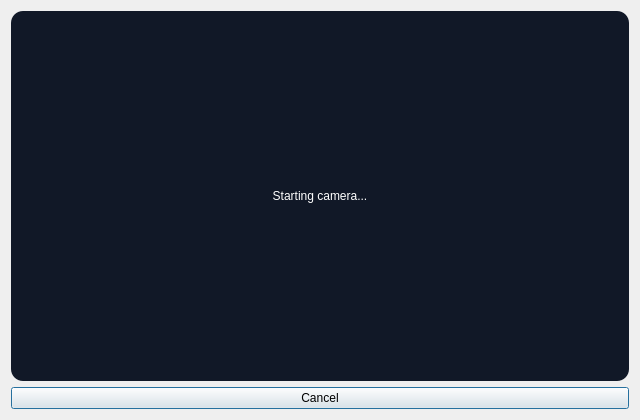
<?xml version="1.0" encoding="UTF-8"?>
<ui version="4.0">
 <class>faceid</class>
 <widget class="QDialog" name="faceid">
  <property name="geometry">
   <rect>
    <x>0</x>
    <y>0</y>
    <width>640</width>
    <height>420</height>
   </rect>
  </property>
  <property name="windowTitle">
   <string>Face ID</string>
  </property>
  <layout class="QVBoxLayout" name="verticalLayout">
   <item>
    <widget class="QLabel" name="label">
     <property name="minimumSize">
      <size>
       <width>0</width>
       <height>320</height>
      </size>
     </property>
     <property name="styleSheet">
      <string notr="true">background-color: #111827; color: white; border-radius: 12px; padding: 16px;</string>
     </property>
     <property name="alignment">
      <set>Qt::AlignCenter</set>
     </property>
     <property name="text">
      <string>Starting camera...</string>
     </property>
    </widget>
   </item>
   <item>
    <widget class="QPushButton" name="pushButton">
     <property name="minimumHeight">
      <number>42</number>
     </property>
     <property name="text">
      <string>Cancel</string>
     </property>
    </widget>
   </item>
  </layout>
 </widget>
 <resources/>
</ui>
